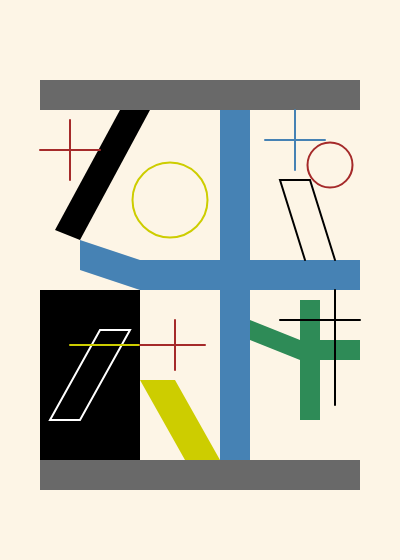
Frame 1 (no input)
Frame 60 (no input): identical to frame 1, image omitted
Frame 120 (the mouse pressed at the canvas centre since frame 60): identical to frame 1, image omitted

The p5.js sketch that drew this single still picture (run headless with seeded random() and noise() and a simulated clock; from frame 60 on, the mouse is pressed at the canvas centre):

// p5.js sketch
// ── sketch.js
var x = 40;
var y = 80;
var h = 30;
var s = 320;
var m = 180;

function setup() {
  createCanvas(400,560);
  //noStroke();
}

function draw() {
  background( 253,245,230);
  noStroke();
  
  //Create two gray rectangles
  fill(105,105,105);
  rect(x, y, s, h);
  rect(x, y+380, s, h);
  
  //Create the blue polygon in the middle of the canvas
  fill(70,130,180);
  rect(x+m, y+h, h, s+h);
  rect(x+100, y+m, s-100, h);
  quad(x+40, y+160, x+100, y+m, x+100, y+210, x+40, y+190);

  //Create two black quadranles
  fill(0,0,0);
  quad(x+80, y+h, x+110, y+h, x+40, y+160, x+15, y+150);
  rect(x, y+210, x+60, m-10);

  //Create the yellow quadrangle
  fill(205, 205, 0);
  quad(x+100, y+300, x+135, y+300, x+m, y+380, x+145, y+380);

  //Create the green polygon in the lower right corner
  fill(46, 139, 87);
  rect(x+260, y+220, h-10, m-60);
  rect(x+280, y+260, h+10, h-10);
  quad(x+210, y+240, x+260, y+260, x+260, y+280, x+210, y+260);

  noFill();
  strokeWeight(2);
  
  //Create the red cross in the upper left corner
  stroke(165,42,42);
  line(x, y+70, x+60, y+70);
  line(x+30, y+40, x+30, y+100);
  
  //Create the circle with yellow edge in the upper lefr corner
  stroke(205, 205, 0);
  ellipse(x+130, y+120, 2.5*h, 2.5*h);

  //Create the blue cross in the upper right corner
  stroke(70,130,180);
  line(x+225, y+60, x+285, y+60);
  line(x+255, y+h, x+255, y+90);

  //Create the quadranle with black edge in the upper right corner
  stroke(0,0,0);
  beginShape();
  vertex(x+265, y+m);
  vertex(x+240, y+100);
  vertex(x+270, y+100);
  vertex(x+295, y+m);
  endShape();

  //Create the circle with red edge in the upper right corner
  stroke(165,42,42);
  ellipse(x+290, y+85, 1.5*h, 1.5*h);

  //Create the quadrangle with white edge in the lower left corner
  stroke(255,255,255);
  quad(x+60, y+250, x+90, y+250, x+40, y+340, x+10, y+340);

  //Create the yellow straight line in the lower left corner
  stroke(205, 205, 0);
  line(x+h, y+265, x+100, y+265);

  //Create the red corss in the lower left corner
  stroke(165,42,42);
  line(x+100, y+265, x+165, y+265);
  line(x+135, y+240, x+135, y+290);

  //Create the black cross in the lower right corner
  stroke(0,0,0);
  line(x+240, y+240, x+s, y+240);
  line(x+295, y+210, x+295, y+325);
}
 
